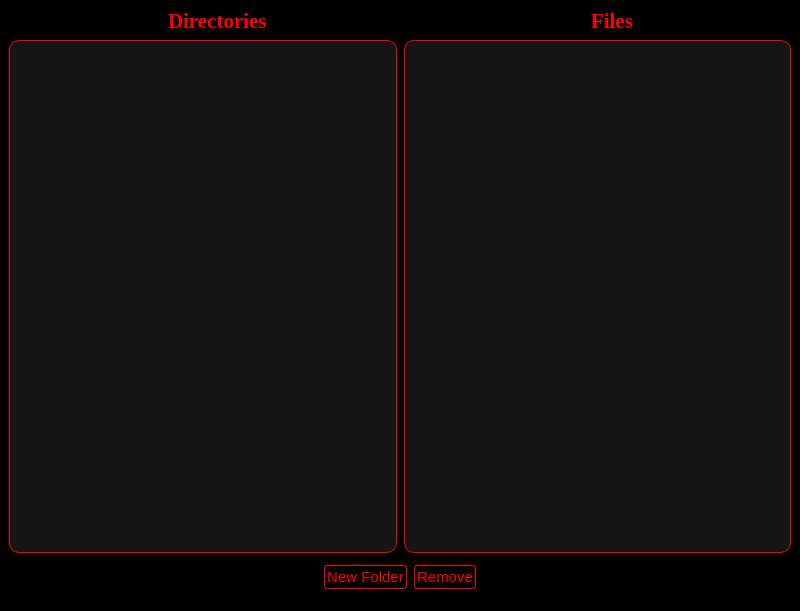
<?xml version="1.0" encoding="UTF-8"?>
<ui version="4.0">
 <class>MainWindow</class>
 <widget class="QMainWindow" name="MainWindow">
  <property name="windowModality">
   <enum>Qt::ApplicationModal</enum>
  </property>
  <property name="geometry">
   <rect>
    <x>0</x>
    <y>0</y>
    <width>800</width>
    <height>611</height>
   </rect>
  </property>
  <property name="windowTitle">
   <string>File Manager</string>
  </property>
  <property name="windowIcon">
   <iconset>
    <normaloff>D:/Software/Softwares Bro/Software Mechatronics/Matlab - R2016a/Setup/help/includes/product/images/nextgen/doc_center/ie6_ico_category.gif</normaloff>D:/Software/Softwares Bro/Software Mechatronics/Matlab - R2016a/Setup/help/includes/product/images/nextgen/doc_center/ie6_ico_category.gif</iconset>
  </property>
  <property name="toolTipDuration">
   <number>-2</number>
  </property>
  <property name="layoutDirection">
   <enum>Qt::LeftToRight</enum>
  </property>
  <property name="styleSheet">
   <string notr="true">background-color:black;
color:red;

</string>
  </property>
  <property name="toolButtonStyle">
   <enum>Qt::ToolButtonIconOnly</enum>
  </property>
  <property name="documentMode">
   <bool>false</bool>
  </property>
  <property name="tabShape">
   <enum>QTabWidget::Rounded</enum>
  </property>
  <widget class="QWidget" name="centralwidget">
   <layout class="QVBoxLayout" name="verticalLayout">
    <property name="spacing">
     <number>7</number>
    </property>
    <property name="bottomMargin">
     <number>0</number>
    </property>
    <item>
     <layout class="QHBoxLayout" name="horizontalLayout">
      <item>
       <spacer name="horizontalSpacer_3">
        <property name="orientation">
         <enum>Qt::Horizontal</enum>
        </property>
        <property name="sizeHint" stdset="0">
         <size>
          <width>40</width>
          <height>20</height>
         </size>
        </property>
       </spacer>
      </item>
      <item>
       <widget class="QLabel" name="label">
        <property name="font">
         <font>
          <family>Times New Roman</family>
          <pointsize>16</pointsize>
          <weight>75</weight>
          <bold>true</bold>
         </font>
        </property>
        <property name="styleSheet">
         <string notr="true"/>
        </property>
        <property name="text">
         <string>Directories</string>
        </property>
       </widget>
      </item>
      <item>
       <spacer name="horizontalSpacer_5">
        <property name="orientation">
         <enum>Qt::Horizontal</enum>
        </property>
        <property name="sizeHint" stdset="0">
         <size>
          <width>40</width>
          <height>20</height>
         </size>
        </property>
       </spacer>
      </item>
      <item>
       <spacer name="horizontalSpacer_6">
        <property name="orientation">
         <enum>Qt::Horizontal</enum>
        </property>
        <property name="sizeHint" stdset="0">
         <size>
          <width>40</width>
          <height>20</height>
         </size>
        </property>
       </spacer>
      </item>
      <item>
       <widget class="QLabel" name="label_2">
        <property name="font">
         <font>
          <family>Times New Roman</family>
          <pointsize>16</pointsize>
          <weight>75</weight>
          <bold>true</bold>
         </font>
        </property>
        <property name="styleSheet">
         <string notr="true"/>
        </property>
        <property name="text">
         <string>Files</string>
        </property>
       </widget>
      </item>
      <item>
       <spacer name="horizontalSpacer_4">
        <property name="orientation">
         <enum>Qt::Horizontal</enum>
        </property>
        <property name="sizeHint" stdset="0">
         <size>
          <width>40</width>
          <height>20</height>
         </size>
        </property>
       </spacer>
      </item>
     </layout>
    </item>
    <item>
     <layout class="QHBoxLayout" name="horizontalLayout_2">
      <item>
       <widget class="QTreeView" name="treeView">
        <property name="styleSheet">
         <string notr="true">background-color:rgb(21, 21, 21);
color:green;

border:1px solid red;
border-radius: 10px;
padding: 2px;
text-align:center;
</string>
        </property>
        <property name="animated">
         <bool>true</bool>
        </property>
        <property name="headerHidden">
         <bool>true</bool>
        </property>
        <attribute name="headerVisible">
         <bool>false</bool>
        </attribute>
        <attribute name="headerCascadingSectionResizes">
         <bool>false</bool>
        </attribute>
       </widget>
      </item>
      <item>
       <widget class="QListView" name="listView">
        <property name="styleSheet">
         <string notr="true">background-color:rgb(21, 21, 21);
color:green;

border:1px solid red;
border-radius: 10px;
padding: 2px;
text-align:center;</string>
        </property>
       </widget>
      </item>
     </layout>
    </item>
    <item>
     <layout class="QHBoxLayout" name="horizontalLayout_3">
      <property name="topMargin">
       <number>5</number>
      </property>
      <item>
       <spacer name="horizontalSpacer">
        <property name="orientation">
         <enum>Qt::Horizontal</enum>
        </property>
        <property name="sizeHint" stdset="0">
         <size>
          <width>40</width>
          <height>20</height>
         </size>
        </property>
       </spacer>
      </item>
      <item>
       <widget class="QPushButton" name="btnNewFolder">
        <property name="sizePolicy">
         <sizepolicy hsizetype="Maximum" vsizetype="Maximum">
          <horstretch>0</horstretch>
          <verstretch>0</verstretch>
         </sizepolicy>
        </property>
        <property name="font">
         <font>
          <pointsize>11</pointsize>
         </font>
        </property>
        <property name="autoFillBackground">
         <bool>false</bool>
        </property>
        <property name="styleSheet">
         <string notr="true">    border:1px solid red;
    border-radius: 3px;
    padding: 2px;
    text-align:center;

</string>
        </property>
        <property name="text">
         <string>New Folder</string>
        </property>
        <property name="autoDefault">
         <bool>false</bool>
        </property>
        <property name="default">
         <bool>false</bool>
        </property>
        <property name="flat">
         <bool>false</bool>
        </property>
       </widget>
      </item>
      <item>
       <widget class="QPushButton" name="btnRemove">
        <property name="font">
         <font>
          <pointsize>11</pointsize>
         </font>
        </property>
        <property name="styleSheet">
         <string notr="true">border:1px solid red;
border-radius: 3px;
padding: 2px;
text-align:center;</string>
        </property>
        <property name="text">
         <string>Remove</string>
        </property>
       </widget>
      </item>
      <item>
       <spacer name="horizontalSpacer_2">
        <property name="orientation">
         <enum>Qt::Horizontal</enum>
        </property>
        <property name="sizeHint" stdset="0">
         <size>
          <width>40</width>
          <height>20</height>
         </size>
        </property>
       </spacer>
      </item>
     </layout>
    </item>
   </layout>
  </widget>
  <widget class="QMenuBar" name="menubar">
   <property name="geometry">
    <rect>
     <x>0</x>
     <y>0</y>
     <width>800</width>
     <height>25</height>
    </rect>
   </property>
  </widget>
  <widget class="QStatusBar" name="statusbar"/>
 </widget>
 <resources/>
 <connections/>
</ui>
